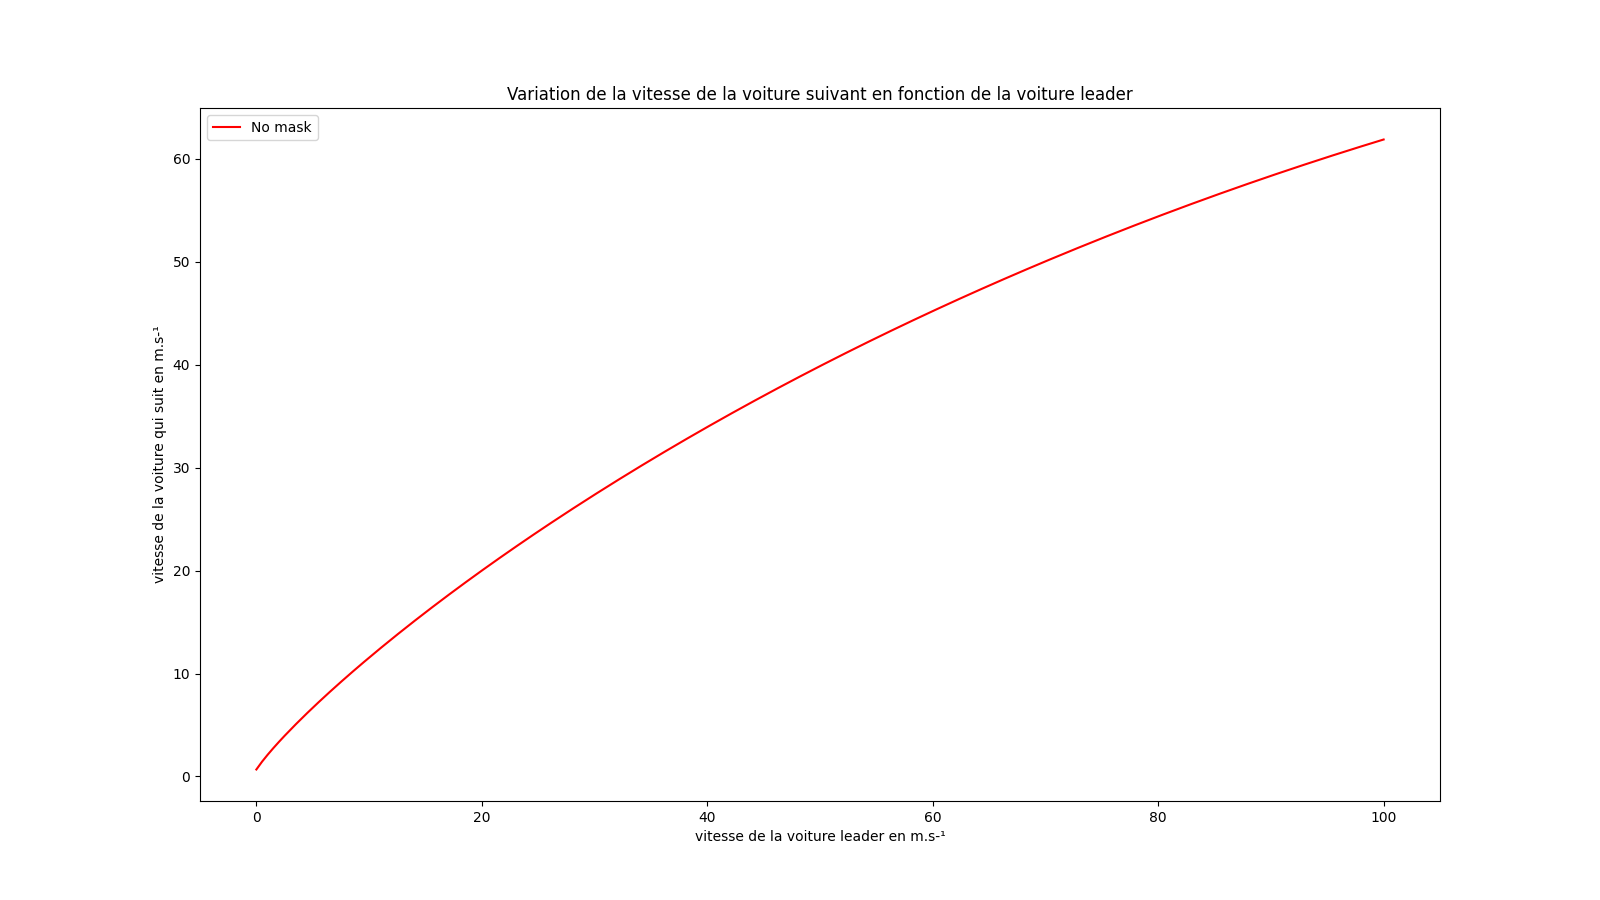

Recreate this plot in Python.
import numpy as np
import matplotlib.pyplot as plt

# ===========       CONSTANTES
An = 1.7 # accel max                                          sampled from a normal distribution. N(1.7,0.3²) m/s²
Bn = -2 * An # frein max                                          equated to - 2An
Sn =  6.5 # taille de la voiture plus marge                    sampled from a normal distribution. N(6.5,0.3²) m
Vd = 20.0 # vitesse désirée                                    sampled from a normal distribution. N(20.0,3.2²) m/sec
# X*n # position fin de freinage (calculable)
Tr = 2/3 + (2/3)/2 # temps de réaction + sûreté                 (= tau + θ = 2/3 + tau/2)
# B supposé égal à Bn-1 (si pas égal alors amplifications ??)


vv = np.linspace(0, 100, 200)

def vitesseatt(vv):       # Vitesse qu'il peut réellement atteindre d'un point de vue dynamique
    value = vv + 2.5 * An * Tr * ( 1 - (vv/Vd) ) * np.sqrt( ( 0.025 + (vv/Vd) ))
    return value
    

def vitesseadop(vv):      # Vitesse qu'il est possible d'adopter en connaissant les contraintes de sécurité liées à la présence du véhicule leader
    value = 1
    return value

def vitessereelle(vv):      # Vitesse maximale désirée
    vatt = vitesseatt(vv)
    vadop = vitesseadop(vv)
    return min(vatt, vadop)

plt.figure(figsize=[16,9])


plt.plot(vv, vitesseatt(vv), '-', color='red', label='No mask')
# plt.plot(vv, vitesseadop(vv), '-', color='green', label='No mask')


plt.legend()
plt.title('Variation de la vitesse de la voiture suivant en fonction de la voiture leader')
plt.xlabel('vitesse de la voiture leader en m.s-¹')
plt.ylabel('vitesse de la voiture qui suit en m.s-¹')
plt.savefig('gipps/graph.png')
plt.draw()  
plt.pause(4)